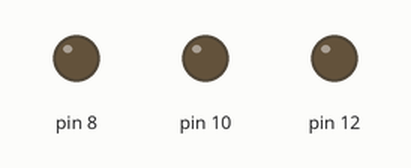
Bench run of a sketch on a simulated Arduino Uno, built with avr-gcc and run on an emulated ATmega328P. Shown: output pins drawn as LEDs (lit = HIGH).

Above: at 1.0 s.
At 2.5 s:
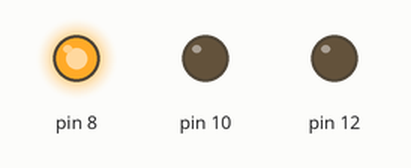
At 3.5 s:
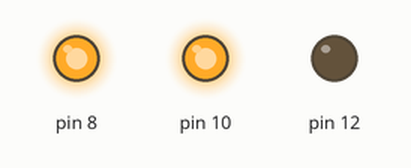
At 5.0 s:
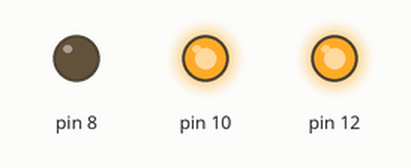
At 7.0 s:
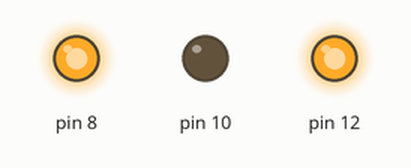
At 9.5 s:
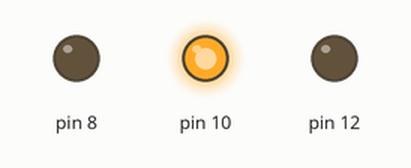
Timing chart, 0 to 10.4 s (numbered marks = the images above):
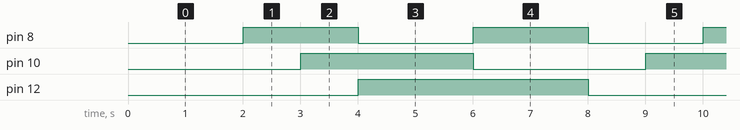

Measured:
- by itself, pin 8: alternates HIGH for 2.0 s and LOW for 2.0 s
- by itself, pin 10: alternates HIGH for 3.0 s and LOW for 3.0 s
- by itself, pin 12: alternates HIGH for 4.0 s and LOW for 4.0 s

The sketch:

sketch_sep30a.ino
```cpp
void setup() {

pinMode (8, OUTPUT);

pinMode (10, OUTPUT);

pinMode (12, OUTPUT);

}

void loop() {

digitalWrite(8, millis() / 2000 & 1);

digitalWrite(12, millis() / 4000 & 1);

digitalWrite(10, millis() / 3000 & 1);

}
```
